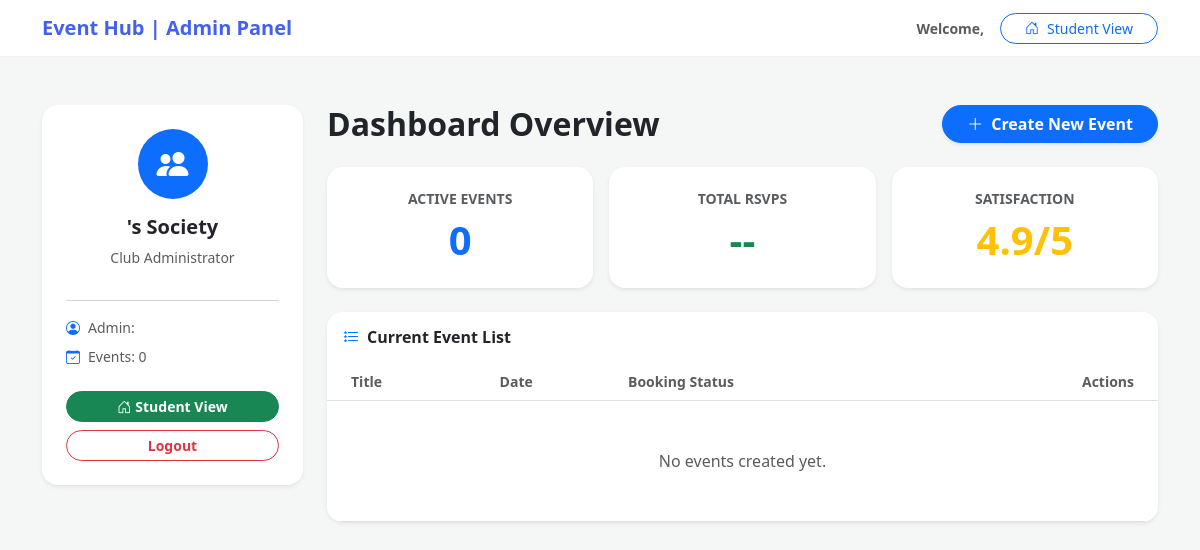
Page /dashboard/ (signed in) on the earlier database version.
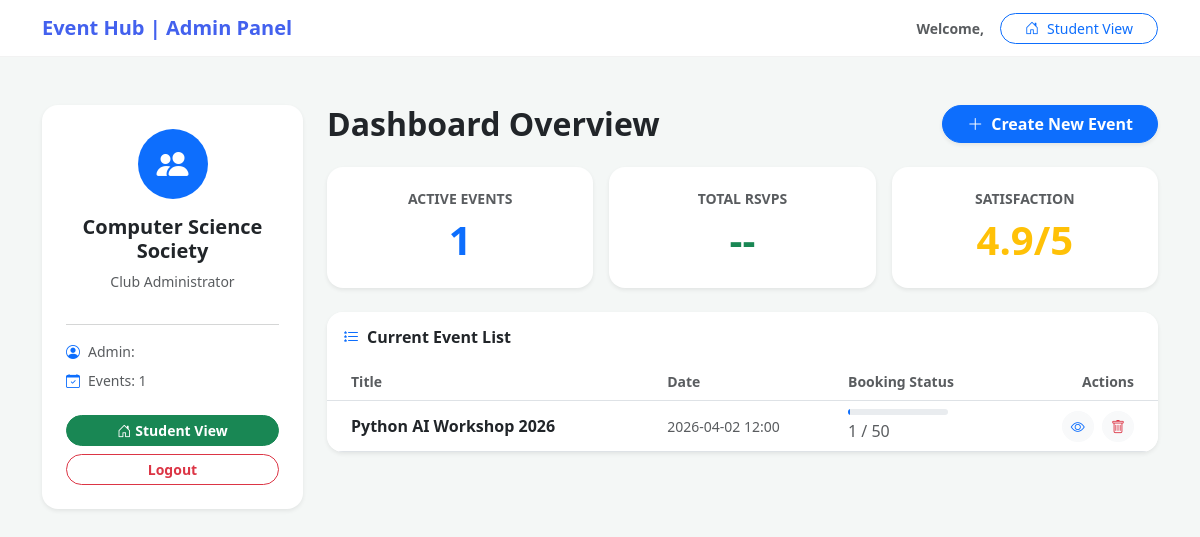
Same page on the later database version.
### events/models.py (models this page shows, shortened)
class Society(models.Model):
    name = models.CharField(max_length=100, unique=True)
    description = models.TextField()
    logo = models.ImageField(upload_to='society_logos/', blank=True, null=True)
    admin = models.OneToOneField(User, on_delete=models.CASCADE, related_name='managed_society')
    created_at = models.DateTimeField(auto_now_add=True)

class Event(models.Model):
    society = models.ForeignKey(Society, on_delete=models.CASCADE, related_name='events')
    title = models.CharField(max_length=200)
    description = models.TextField()
    location = models.CharField(max_length=255)
    latitude = models.FloatField(null=True, blank=True)
    longitude = models.FloatField(null=True, blank=True)
    start_time = models.DateTimeField()
    end_time = models.DateTimeField()
    capacity = models.PositiveIntegerField()
    image = models.ImageField(upload_to='event_images/', blank=True, null=True)
    created_at = models.DateTimeField(auto_now_add=True)

### events/views.py (the view)
# urls.py: path('dashboard/', views.admin_dashboard, name='admin_dashboard'),
@login_required
def admin_dashboard(request):
    if request.user.role != User.SOCIETY_ADMIN and not request.user.is_superuser:
        return redirect('home')
    society, created = Society.objects.get_or_create(
        admin=request.user,
        defaults={'name': f"{request.user.first_name}'s Society"}
    )
    events = society.events.all()
    return render(request, 'events/admin_dashboard.html', {'society': society, 'events': events})

### events/templates/events/admin_dashboard.html (shortened to what the changed rows need)
{% extends 'events/base.html' %}
{% block body_class %}body-admin{% endblock %}
{% block content %}
<div class="container py-4">
    <div class="row">
        <div class="col-lg-3 mb-4">
            <div class="card sidebar shadow-sm p-4 text-center border-0 rounded-4">
                <div class="bg-primary text-white rounded-circle d-inline-flex align-items-center justify-content-center mb-3 mx-auto" style="width: 70px; height: 70px;">
                    <i class="bi bi-people-fill fs-2"></i>
                </div>
                <h5 class="fw-bold text-dark">{{ society.name }}</h5>
                <p class="text-muted small mb-3">Club Administrator</p>
                <hr class="text-muted opacity-25">
                <div class="text-start mb-4">
                    <p class="small text-muted mb-2"><i class="bi bi-person-circle me-2 text-primary"></i>Admin: {{ user.first_name }}</p>
                    <p class="small text-muted mb-0"><i class="bi bi-calendar-check me-2 text-primary"></i>Events: {{ events.count }}</p>
                </div>
                <a href="{% url 'home' %}" class="btn btn-success btn-sm w-100 rounded-pill mb-2 fw-bold">
                    <i class="bi bi-house-door me-1"></i>Student View
                </a>
                <a href="{% url 'logout' %}" class="btn btn-outline-danger btn-sm w-100 rounded-pill fw-bold">Logout</a>
            </div>
        </div>
        <div class="col-lg-9">
            <div class="d-flex justify-content-between align-items-center mb-4">
                <h2 class="fw-bold text-dark m-0">Dashboard Overview</h2>
            </div>
            <div class="row g-3 mb-4 text-center">
                <div class="col-md-4">
                    <div class="card bg-white shadow-sm p-4 border-0 rounded-4 h-100">
                        <h6 class="text-muted small text-uppercase fw-bold mb-2">Active Events</h6>
                        <h2 class="fw-bold text-primary mb-0 display-6">{{ events.count }}</h2>
                    </div>
                </div>
                <div class="col-md-4">
                    <div class="card bg-white shadow-sm p-4 border-0 rounded-4 h-100">
                        <h2 class="fw-bold text-success mb-0 display-6">--</h2>
                    </div>
                </div>
                <div class="col-md-4">
                    <div class="card bg-white shadow-sm p-4 border-0 rounded-4 h-100">
                        <h2 class="fw-bold text-warning mb-0 display-6">4.9/5</h2>
                    </div>
                </div>
            </div>
            <div class="card shadow-sm border-0 rounded-4 overflow-hidden">
                <div class="table-responsive">
                    <table class="table table-hover align-middle mb-0">
                        <thead class="bg-light">
                            <tr>
                                <th class="ps-4 text-muted small">Title</th>
                                <th class="text-muted small">Date</th>
                                <th class="text-muted small">Booking Status</th>
                                <th class="text-end pe-4 text-muted small">Actions</th>
                            </tr>
                        </thead>
                        <tbody>
                            {% for event in events %}
                            <tr>
                                <td class="ps-4 fw-semibold text-dark">{{ event.title }}</td>
                                <td class="small text-muted">{{ event.start_time|date:"Y-m-d H:i" }}</td>
                                <td>
                                    <div class="progress mb-1" style="height: 6px; width: 100px; background-color: #e9ecef;">
                                        <div class="progress-bar bg-primary" style="width: {% widthratio event.tickets.count event.capacity 100 %}%"></div>
                                    </div>
                                    <span class="x-small text-muted">{{ event.tickets.count }} / {{ event.capacity }}</span>
                                </td>
                                <td class="text-end pe-4">
                                    <a href="{% url 'event_detail' event.id %}" class="btn btn-light btn-sm rounded-circle text-primary"><i class="bi bi-eye"></i></a>
                                    <button type="button" class="btn btn-light btn-sm text-danger rounded-circle ms-1"
                                            onclick="openCustomModal('Are you sure you want to permanently delete this event?', 'deleteEventForm_{{ event.id }}')">
                                        <i class="bi bi-trash"></i>
                                    </button>
                                </td>
                            </tr>
                            {% empty %}
                            <tr>
                                <td colspan="4" class="text-center py-5 text-muted">No events created yet.</td>
                            </tr>
                            {% endfor %}
                        </tbody>
                    </table>
                </div>
            </div>
        </div>
    </div>
</div>
{% endblock %}

Differences in the rows shown:
computed for Society: name "'s Society" → "Computer Science Society"; count "0" → "1"
added Event: title "Python AI Workshop 2026", start_time "2026-04-02 12:00", tickets.count "1", capacity "50"
Other differences:
{{ events.count }}: "0" → "1"
text no longer shown: "No events created yet."
